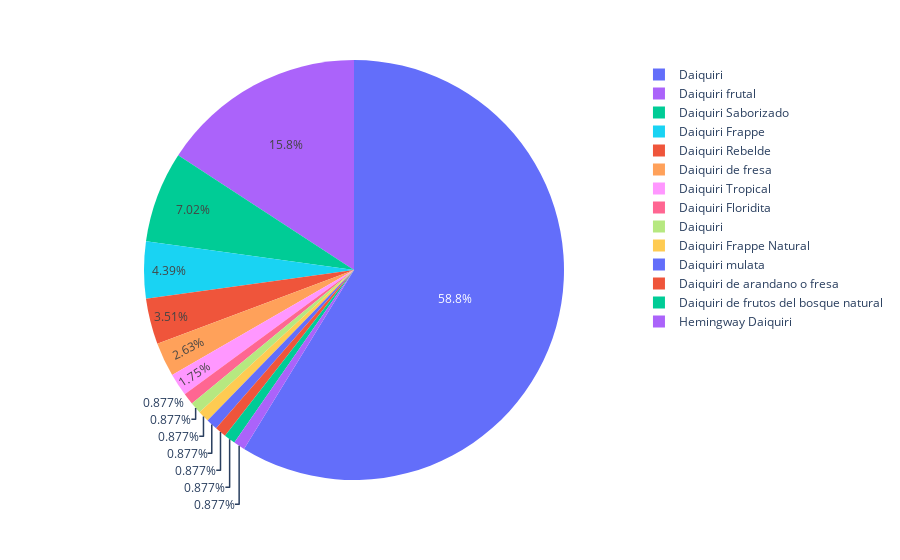

The code cell stored with this chart in its notebook:
### Code cell
dai = px.pie(dfVD, values = "Contador", names = "Coctel", color = "Coctel")
dai.show()

### Figure 1 — Plotly figure (JSON) as saved in the notebook; plotly's stock layout.template omitted (floating-point values rounded to 4 significant figures)
{"data": [{"customdata": [["Daiquiri"], ["Daiquiri Rebelde"], ["Daiquiri Saborizado"], ["Daiquiri Saborizado"], ["Daiquiri"], ["Daiquiri frutal"], ["Daiquiri Rebelde"], ["Daiquiri"], ["Daiquiri frutal"], ["Daiquiri de fresa"], ["Daiquiri Frappe"], ["Daiquiri Saborizado"], ["Daiquiri"], ["Daiquiri"], ["Daiquiri"], ["Daiquiri Rebelde"], ["Daiquiri Frappe"], ["Daiquiri Saborizado"], ["Daiquiri"], ["Daiquiri Rebelde"], ["Daiquiri Floridita"], ["Daiquiri"], ["Daiquiri frutal"], ["Daiquiri "], ["Daiquiri Saborizado"], ["Daiquiri"], ["Daiquiri Frappe"], ["Daiquiri Frappe"], ["Daiquiri"], ["Daiquiri Tropical"], ["Daiquiri"], ["Daiquiri"], ["Daiquiri Frappe Natural"], ["Daiquiri mulata"], ["Daiquiri Saborizado"], ["Daiquiri"], ["Daiquiri"], ["Daiquiri frutal"], ["Daiquiri Saborizado"], ["Daiquiri de arandano o fresa"], ["Daiquiri frutal"], ["Daiquiri"], ["Daiquiri frutal"], ["Daiquiri"], ["Daiquiri de fresa"], ["Daiquiri de frutos del bosque natural"], ["Daiquiri frutal"], ["Daiquiri Saborizado"], ["Daiquiri Tropical"], ["Hemingway Daiquiri"], ["Daiquiri"], ["Daiquiri de fresa"], ["Daiquiri frutal"], ["Daiquiri"], ["Daiquiri frutal"]], "domain": {"x": [0, 1], "y": [0, 1]}, "hovertemplate": "Coctel=%{customdata[0]}<br>Contador=%{value}<extra></extra>", "labels": ["Daiquiri", "Daiquiri Rebelde", "Daiquiri Saborizado", "Daiquiri Saborizado", "Daiquiri", "Daiquiri frutal", "Daiquiri Rebelde", "Daiquiri", "Daiquiri frutal", "Daiquiri de fresa", "Daiquiri Frappe", "Daiquiri Saborizado", "Daiquiri", "Daiquiri", "Daiquiri", "Daiquiri Rebelde", "Daiquiri Frappe", "Daiquiri Saborizado", "Daiquiri", "Daiquiri Rebelde", "Daiquiri Floridita", "Daiquiri", "Daiquiri frutal", "Daiquiri ", "Daiquiri Saborizado", "Daiquiri", "Daiquiri Frappe", "Daiquiri Frappe", "Daiquiri", "Daiquiri Tropical", "Daiquiri", "Daiquiri", "Daiquiri Frappe Natural", "Daiquiri mulata", "Daiquiri Saborizado", "Daiquiri", "Daiquiri", "Daiquiri frutal", "Daiquiri Saborizado", "Daiquiri de arandano o fresa", "Daiquiri frutal", "Daiquiri", "Daiquiri frutal", "Daiquiri", "Daiquiri de fresa", "Daiquiri de frutos del bosque natural", "Daiquiri frutal", "Daiquiri Saborizado", "Daiquiri Tropical", "Hemingway Daiquiri", "Daiquiri", "Daiquiri de fresa", "Daiquiri frutal", "Daiquiri", "Daiquiri frutal"], "legendgroup": "", "marker": {"colors": ["#636efa", "#EF553B", "#00cc96", "#00cc96", "#636efa", "#ab63fa", "#EF553B", "#636efa", "#ab63fa", "#FFA15A", "#19d3f3", "#00cc96", "#636efa", "#636efa", "#636efa", "#EF553B", "#19d3f3", "#00cc96", "#636efa", "#EF553B", "#FF6692", "#636efa", "#ab63fa", "#B6E880", "#00cc96", "#636efa", "#19d3f3", "#19d3f3", "#636efa", "#FF97FF", "#636efa", "#636efa", "#FECB52", "#636efa", "#00cc96", "#636efa", "#636efa", "#ab63fa", "#00cc96", "#EF553B", "#ab63fa", "#636efa", "#ab63fa", "#636efa", "#FFA15A", "#00cc96", "#ab63fa", "#00cc96", "#FF97FF", "#ab63fa", "#636efa", "#FFA15A", "#ab63fa", "#636efa", "#ab63fa"]}, "name": "", "showlegend": true, "type": "pie", "values": [5, 1, 1, 1, 3, 2, 1, 5, 1, 1, 2, 1, 1, 1, 7, 1, 1, 1, 1, 1, 1, 11, 7, 1, 1, 4, 1, 1, 1, 1, 1, 1, 1, 1, 1, 12, 1, 1, 1, 1, 1, 1, 1, 10, 1, 1, 3, 1, 1, 1, 1, 1, 1, 1, 1]}], "layout": {"legend": {"tracegroupgap": 0}, "margin": {"t": 60}}}
